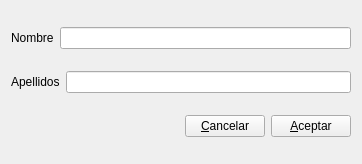
<?xml version="1.0" encoding="UTF-8"?>
<ui version="4.0">
 <class>NuevoAutor</class>
 <widget class="QWidget" name="NuevoAutor">
  <property name="geometry">
   <rect>
    <x>0</x>
    <y>0</y>
    <width>362</width>
    <height>164</height>
   </rect>
  </property>
  <property name="windowTitle">
   <string>Introducir nuevo autor</string>
  </property>
  <layout class="QVBoxLayout" name="verticalLayout">
   <item>
    <layout class="QHBoxLayout" name="horizontalLayout_2">
     <item>
      <widget class="QLabel" name="label">
       <property name="text">
        <string>Nombre</string>
       </property>
       <property name="buddy">
        <cstring>txtNombre</cstring>
       </property>
      </widget>
     </item>
     <item>
      <widget class="QLineEdit" name="txtNombre"/>
     </item>
    </layout>
   </item>
   <item>
    <layout class="QHBoxLayout" name="horizontalLayout">
     <item>
      <widget class="QLabel" name="label_2">
       <property name="text">
        <string>Apellidos</string>
       </property>
       <property name="buddy">
        <cstring>txtApellidos</cstring>
       </property>
      </widget>
     </item>
     <item>
      <widget class="QLineEdit" name="txtApellidos"/>
     </item>
    </layout>
   </item>
   <item>
    <layout class="QHBoxLayout" name="horizontalLayout_3">
     <item>
      <spacer name="horizontalSpacer">
       <property name="orientation">
        <enum>Qt::Horizontal</enum>
       </property>
       <property name="sizeHint" stdset="0">
        <size>
         <width>40</width>
         <height>20</height>
        </size>
       </property>
      </spacer>
     </item>
     <item>
      <widget class="QPushButton" name="btCancelar">
       <property name="text">
        <string>&amp;Cancelar</string>
       </property>
      </widget>
     </item>
     <item>
      <widget class="QPushButton" name="btOK">
       <property name="text">
        <string>&amp;Aceptar</string>
       </property>
      </widget>
     </item>
    </layout>
   </item>
  </layout>
 </widget>
 <resources/>
 <connections/>
</ui>
